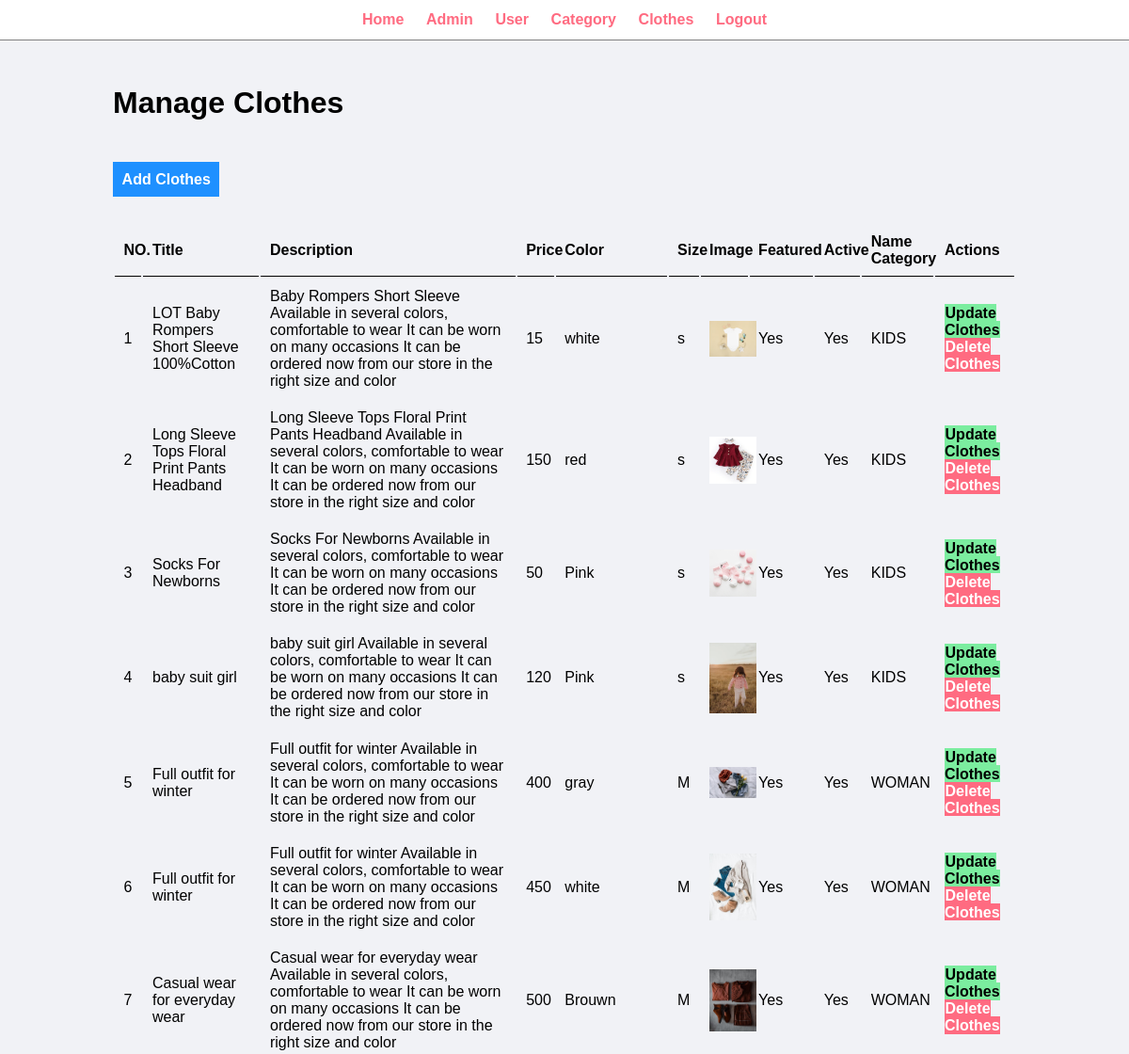
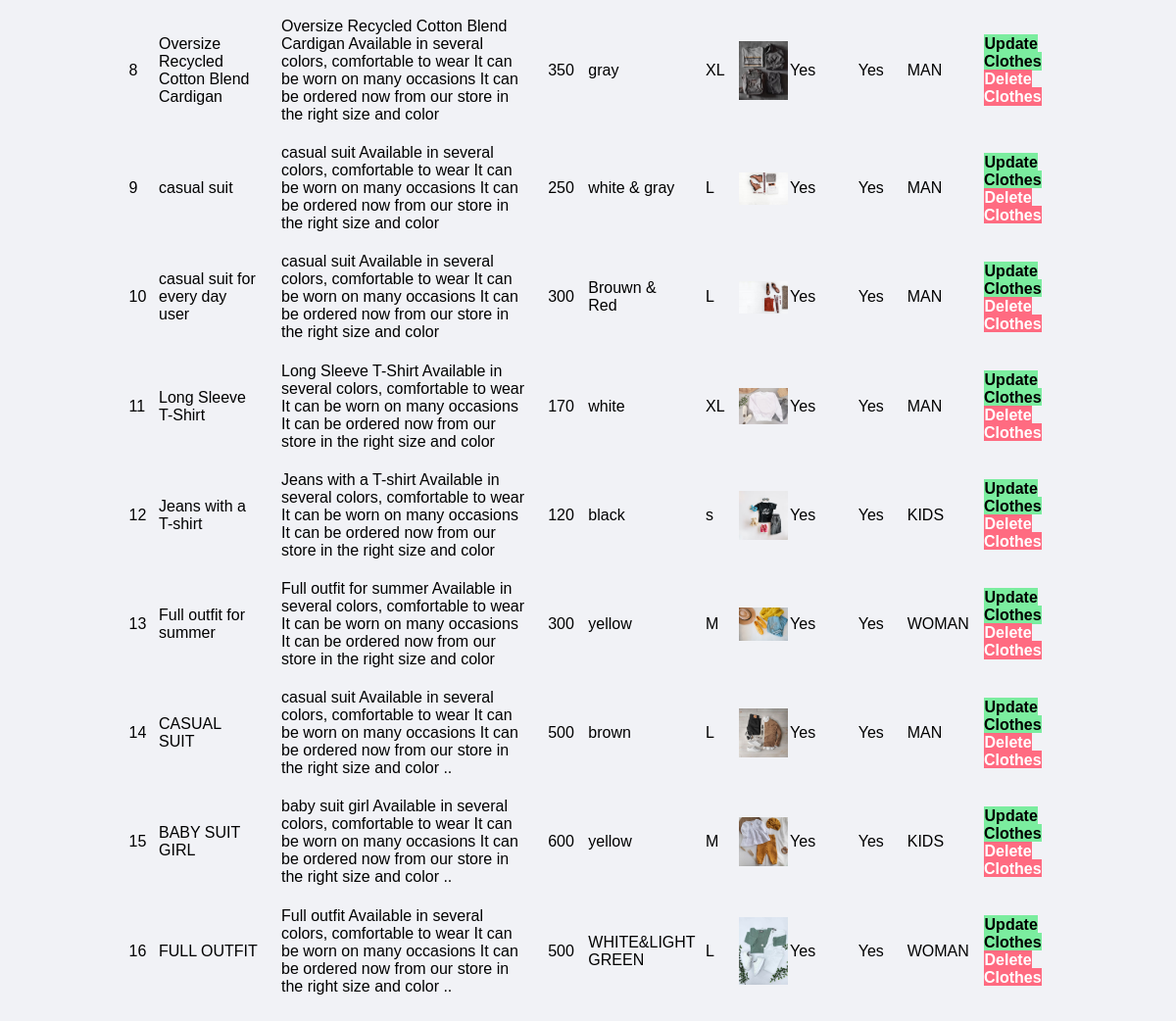
Page /admin/manage-clothes.php (signed in) on the committed database (2 pictures, top to bottom).
### tables this page shows
CREATE TABLE `clothes` (
  `id` int(11) NOT NULL,
  `title` varchar(255) NOT NULL,
  `description` varchar(255) NOT NULL,
  `price` int(11) NOT NULL,
  `color` varchar(255) NOT NULL,
  `size` varchar(255) NOT NULL,
  `featured` varchar(255) NOT NULL,
  `active` varchar(255) NOT NULL,
  `cat_id` int(11) NOT NULL,
  `image_name` varchar(255) NOT NULL
);

CREATE TABLE `category` (
  `id` int(11) NOT NULL,
  `title` varchar(255) NOT NULL,
  `image_name` varchar(255) NOT NULL
);

### admin/manage-clothes.php (the view, shortened to what this page needs)
<?php
include "partial/menu.php"; ?>
    <div class="main-content">
        <div class="wrapper">
            <h1>Manage Clothes</h1>
            <?php
            echo "<br/><br/><br/>";
            ?>
            <a href="add-clothes.php" class="btn-primary">Add Clothes</a>
            <br/><br/><br/>
            <table class="tbl-full">
                <tr>
                    <th>NO.</th>
                    <th>Title</th>
                    <th>Description</th>
                    <th>Price</th>
                    <th>Color</th>
                    <th>Size</th>
                    <th>Image</th>
                    <th>Featured</th>
                    <th>Active</th>
                    <th>Name Category</th>
                    <th>Actions</th>
                </tr>
                <?php
                $sql="select * from clothes";
                $res=mysqli_query($conn,$sql);
                if($res && $res->num_rows>0){
                    $count=0;
                    while($clothes=$res->fetch_assoc()) {
                        $count++;
                        $id = $clothes['id'];
                        $title = $clothes['title'];
                        $description = $clothes['description'];
                        $price = $clothes['price'];
                        $color = $clothes['color'];
                        $size = $clothes['size'];
                        $image_name = $clothes['image_name'];
                        $featured = $clothes['featured'];
                        $active = $clothes['active'];
                        $cat_id = $clothes['cat_id'];
                        $sqll="select title from category where id=$cat_id";
                        $ress=mysqli_query($conn,$sqll);
                            $cat=$ress->fetch_assoc();
                            $cat_title = $cat['title'];
                        ?>
                        <tr>
                            <td><?php echo $count;?></td>
                            <td><?php echo $title;?></td>
                            <td><?php echo $description;?></td>
                            <td><?php echo $price;?></td>
                            <td><?php echo $color;?></td>
                            <td><?php echo $size;?></td>
                            <td> <img src="<?php echo $image_name;?> " width="50px"></td>
                            <td><?php echo $featured;?></td>
                            <td><?php echo $active;?></td>
                            <td><?php echo $cat_title;?></td>
                            <td>
                                <a href="update-clothes.php?id=<?php echo $id ?>" class="btn-secondary">Update Clothes</a>
                                <a href="delete-clothes.php?id=<?php echo $id ?>" class="btn-danger">Delete Clothes</a>
                            </td>
                        </tr>
                        <?php
                    }
                }else{
                    echo "<tr>
                <td colspan='6'>
                    <div class='error'>No clothes Added.</div>
                </td>
            </tr>";
                }
                ?>
            </table>
        </div>
    </div>

### admin/partial/menu.php (shortened to what this page needs)
<html>
<head>
    <link rel="stylesheet" href="../css/admin.css">
</head>
<body>
<div class="menu text-center">
    <div class="wrapper">
        <ul>
            <li><a href="index.php">Home</a></li>
            <li><a href="manage-admin.php">Admin</a></li>
            <li><a href="manage-user.php">User</a></li>
            <li><a href="manage-category.php">Category</a></li>
            <li><a href="manage-clothes.php">Clothes</a></li>
            <li><a href="logout.php">Logout</a></li>
        </ul>
    </div>
</div>

### css/admin.css (style rules this page uses)
* { margin: 0; padding: 0; font-family: Arial, Helvetica, sans-serif; }
.wrapper { padding: 1%; width: 80%; margin: 0 auto; }
.text-center { text-align: center; }
.tbl-full { width: 100%; }
table tr th { border-bottom: 1px solid black; padding: 1%; text-align: left; }
table tr td { padding: 1%; }
.btn-primary { background-color: #1e90ff; padding: 1%; color: white; text-decoration: none; font-weight: bold; }
.btn-secondary { background-color: #7bed9f; padding: 1%; color: black; text-decoration: none; font-weight: bold; }
.btn-danger { background-color: #ff6b81; padding: 1%; color: white; text-decoration: none; font-weight: bold; }
.menu { border-bottom: 1px solid grey; }
.menu ul { list-style-type: none; }
.menu ul li { display: inline; padding: 1%; }
.menu ul li a { text-decoration: none; font-weight: bold; color: #ff6b81; }
.main-content { background-color: #f1f2f6; padding: 3% 0; }

### rows in the picture
clothes: title "LOT Baby Rompers Short Sleeve 100%Cotton", description "Baby Rompers Short Sleeve Available in several colors, comfortable to wear It can be worn on many occasions It can be ordered now from our store in the right size and color", price "15", color "white", size "s", image_name (picture), featured "Yes", active "Yes", cat.title "KIDS"
clothes: title "Long Sleeve Tops Floral Print Pants Headband", description "Long Sleeve Tops Floral Print Pants Headband Available in several colors, comfortable to wear It can be worn on many occasions It can be ordered now from our store in the right size and color", price "150", color "red", size "s", image_name (picture), featured "Yes", active "Yes", cat.title "KIDS"
clothes: title "Socks For Newborns", description "Socks For Newborns Available in several colors, comfortable to wear It can be worn on many occasions It can be ordered now from our store in the right size and color", price "50", color "Pink", size "s", image_name (picture), featured "Yes", active "Yes", cat.title "KIDS"
clothes: title "baby suit girl", description "baby suit girl Available in several colors, comfortable to wear It can be worn on many occasions It can be ordered now from our store in the right size and color", price "120", color "Pink", size "s", image_name (picture), featured "Yes", active "Yes", cat.title "KIDS"
clothes: title "Full outfit for winter", description "Full outfit for winter Available in several colors, comfortable to wear It can be worn on many occasions It can be ordered now from our store in the right size and color", price "400", color "gray", size "M", image_name (picture), featured "Yes", active "Yes", cat.title "WOMAN"
clothes: title "Full outfit for winter", description "Full outfit for winter Available in several colors, comfortable to wear It can be worn on many occasions It can be ordered now from our store in the right size and color", price "450", color "white", size "M", image_name (picture), featured "Yes", active "Yes", cat.title "WOMAN"
clothes: title "Casual wear for everyday wear", description "Casual wear for everyday wear Available in several colors, comfortable to wear It can be worn on many occasions It can be ordered now from our store in the right size and color", price "500", color "Brouwn", size "M", image_name (picture), featured "Yes", active "Yes", cat.title "WOMAN"
clothes: title "Oversize Recycled Cotton Blend Cardigan", description "Oversize Recycled Cotton Blend Cardigan Available in several colors, comfortable to wear It can be worn on many occasions It can be ordered now from our store in the right size and color", price "350", color "gray", size "XL", image_name (picture), featured "Yes", active "Yes", cat.title "MAN"
clothes: title "casual suit", description "casual suit Available in several colors, comfortable to wear It can be worn on many occasions It can be ordered now from our store in the right size and color", price "250", color "white & gray", size "L", image_name (picture), featured "Yes", active "Yes", cat.title "MAN"
clothes: title "casual suit for every day user", description "casual suit Available in several colors, comfortable to wear It can be worn on many occasions It can be ordered now from our store in the right size and color", price "300", color "Brouwn & Red", size "L", image_name (picture), featured "Yes", active "Yes", cat.title "MAN"
clothes: title "Long Sleeve T-Shirt", description "Long Sleeve T-Shirt Available in several colors, comfortable to wear It can be worn on many occasions It can be ordered now from our store in the right size and color", price "170", color "white", size "XL", image_name (picture), featured "Yes", active "Yes", cat.title "MAN"
clothes: title "Jeans with a T-shirt", description "Jeans with a T-shirt Available in several colors, comfortable to wear It can be worn on many occasions It can be ordered now from our store in the right size and color", price "120", color "black", size "s", image_name (picture), featured "Yes", active "Yes", cat.title "KIDS"
clothes: title "Full outfit for summer", description "Full outfit for summer Available in several colors, comfortable to wear It can be worn on many occasions It can be ordered now from our store in the right size and color", price "300", color "yellow", size "M", image_name (picture), featured "Yes", active "Yes", cat.title "WOMAN"
clothes: title "CASUAL SUIT", description "casual suit Available in several colors, comfortable to wear It can be worn on many occasions It can be ordered now from our store in the right size and color ..", price "500", color "brown", size "L", image_name (picture), featured "Yes", active "Yes", cat.title "MAN"
clothes: title "BABY SUIT GIRL", description "baby suit girl Available in several colors, comfortable to wear It can be worn on many occasions It can be ordered now from our store in the right size and color ..", price "600", color "yellow", size "M", image_name (picture), featured "Yes", active "Yes", cat.title "KIDS"
clothes: title "FULL OUTFIT", description "Full outfit Available in several colors, comfortable to wear It can be worn on many occasions It can be ordered now from our store in the right size and color ..", price "500", color "WHITE&LIGHT GREEN", size "L", image_name (picture), featured "Yes", active "Yes", cat.title "WOMAN"
